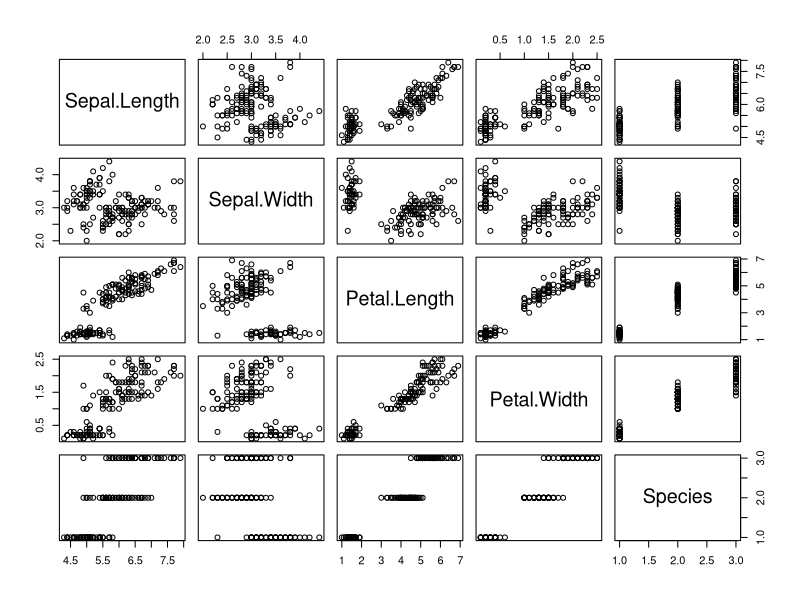
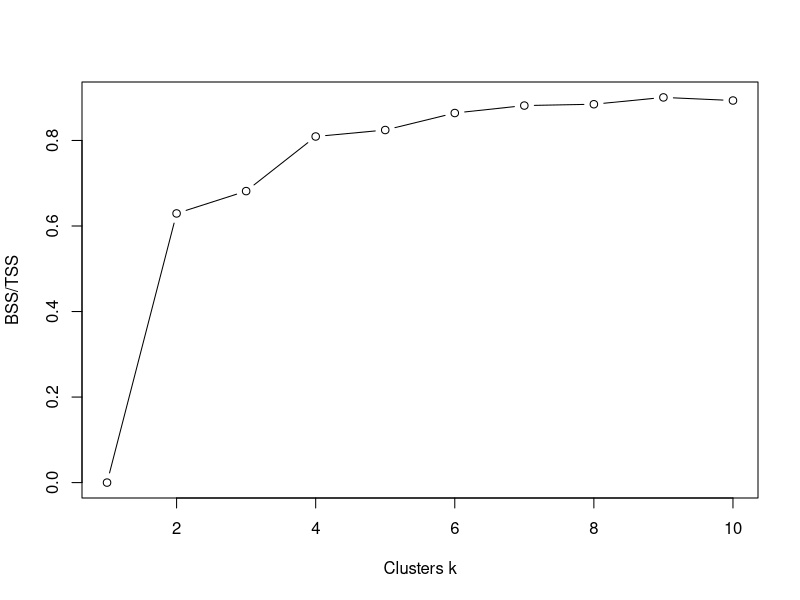
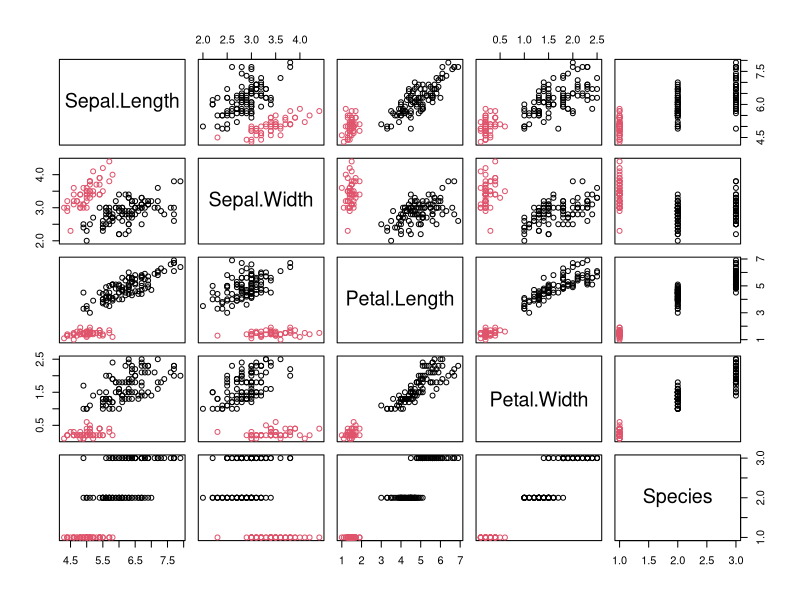
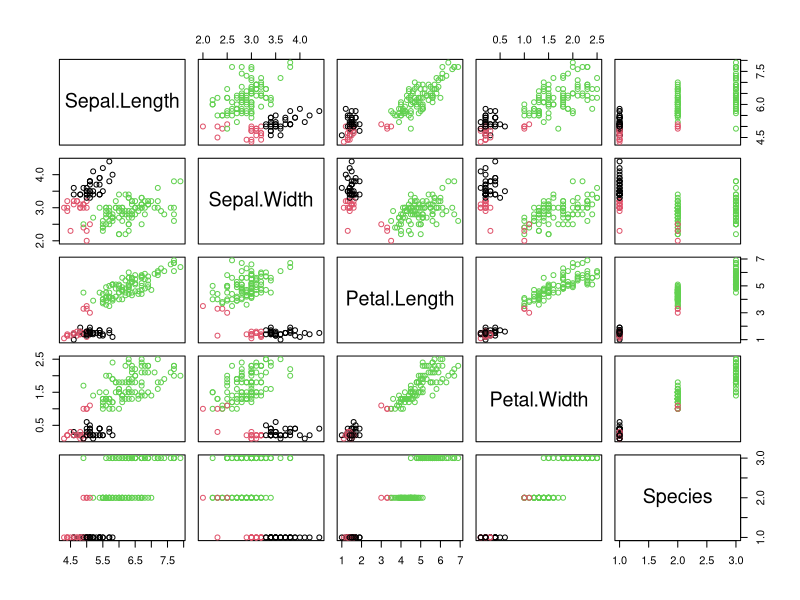
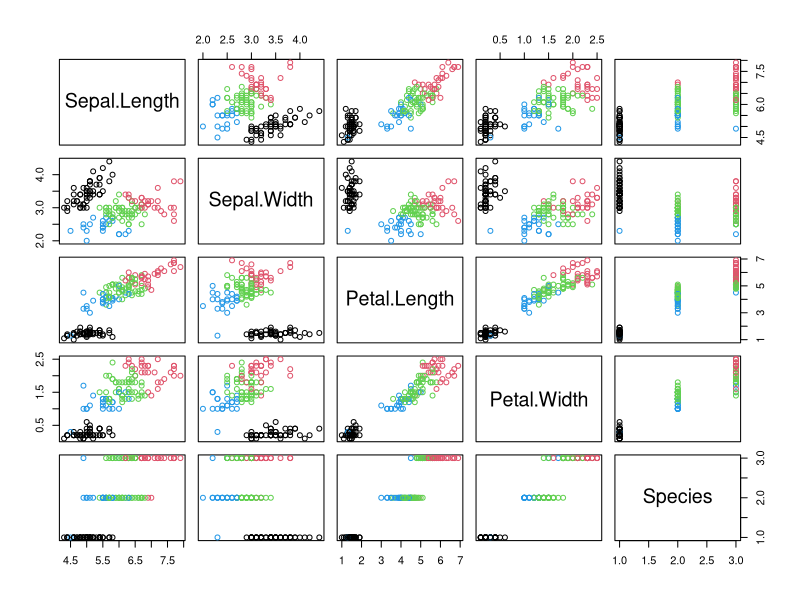
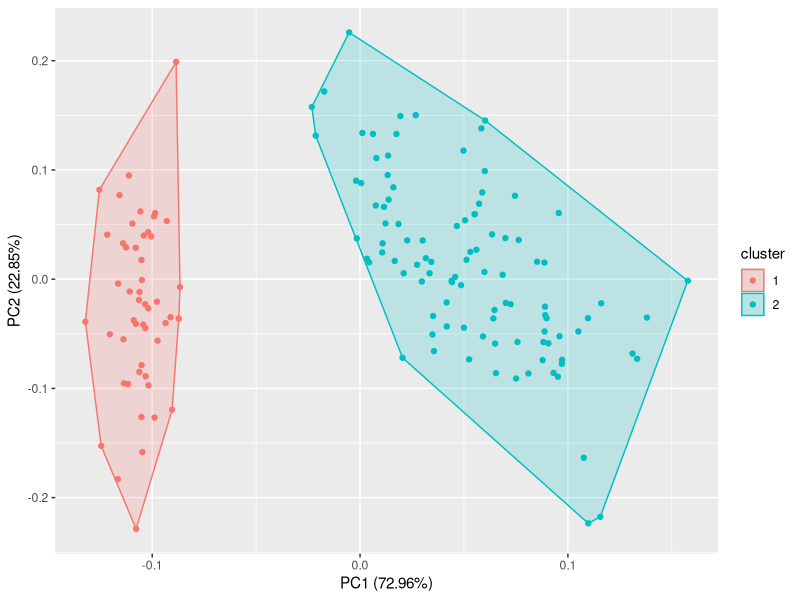
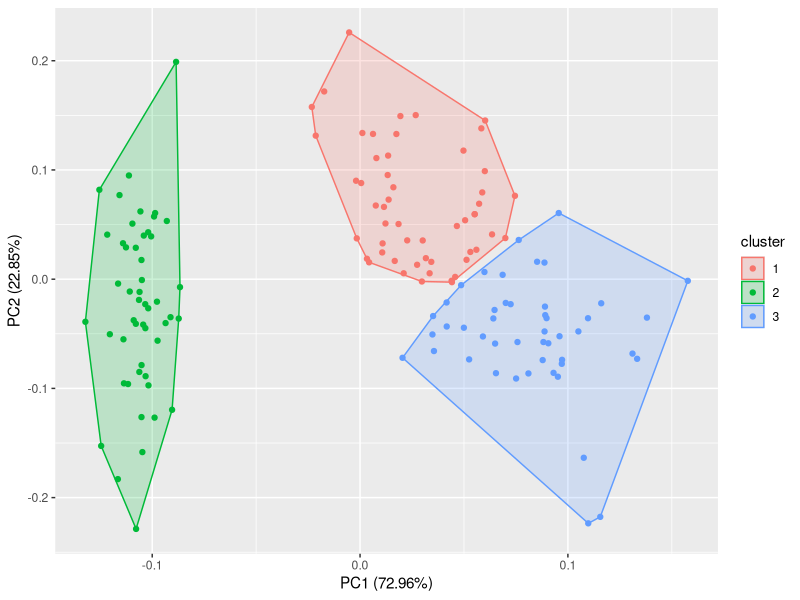
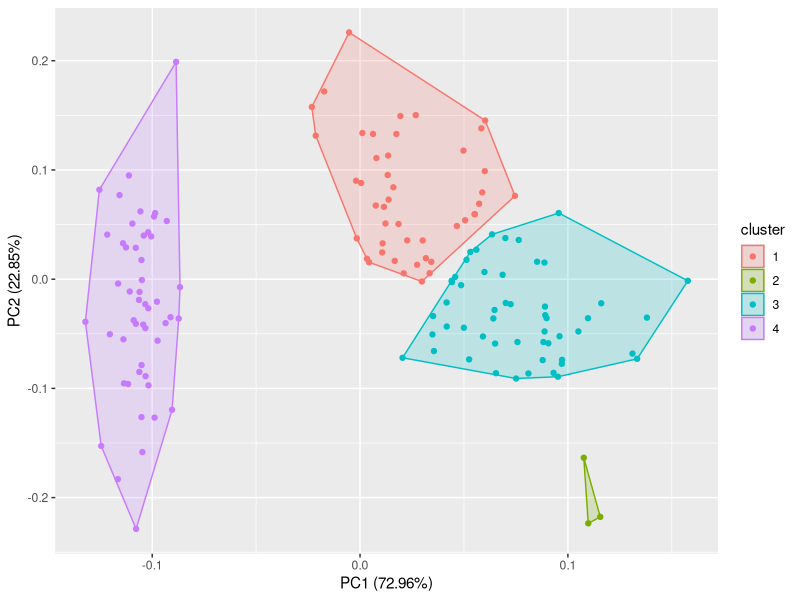

Source code (R) for these figures, in order:
#Perform k-means clustering on iris data set
#Load the packages
library(stats)
library(tidyverse)
library(ggfortify)

#Load data
data(iris)
plot(iris)


#scale if necessary to have a mean of 0 and sd of 1
#for this guide I will use scaled values
#remove species 
scaled_iris <- scale(iris[,-5])
summary(scaled_iris)


#How to choose k (the number of clusters)
#create 10 models and plot the BSS/TSS ratio

k <- list()
for (i in 1:10) {
  k[[i]] <- kmeans(scaled_iris, i)
}
k

#BSS/TSS ratio is a measure of the goodness of the classifiction k-means
#has found. SS stands for sum of squares. Ideally you want a clustering
#that has the properties of internal cohesion and external separation i.e
#the BSS/TSS ratio should approach 1


# (between_SS / total_SS =)
BSS_TSS <- list()
for (i in 1:10) {
  BSS_TSS[[i]] <- k[[i]]$betweenss/k[[i]]$totss
} 

BSS_TSS


#plot the ratios and look for the elbow shape
#the curve flattens after k = 4 
plot(1:10, BSS_TSS, type = "b",
     ylab = "BSS/TSS", xlab = "Clusters k")


#it appears that k = 2,3,4 seem appropriate
for (i in 2:4) {
  plot(iris, col = k[[i]]$cluster)
}

#implement the clustering model with k = 2 and compare results
model_k_2 <- kmeans(scaled_iris, 2)
autoplot(model_k_2,scaled_iris,frame = TRUE)


# k = 3
model_k_3 <- kmeans(scaled_iris, 3)
autoplot(model_k_3,scaled_iris,frame = TRUE)


# k = 4
model_k_4 <- kmeans(scaled_iris, 4)
autoplot(model_k_4,scaled_iris,frame = TRUE)


#There is some overalapping between two clusters for k = 3 as observations in those groups are
#quite similar 

#Since we already know there are 3 species, therefore  k = 3 
#However if we didn't know k then the best option is to plot all variations and decide based 
#on the visuals

#In addition it is always better to have more data to feed your algorithm as more data points 
#will show distinct clusters if there are any and make overlapping less significant 
